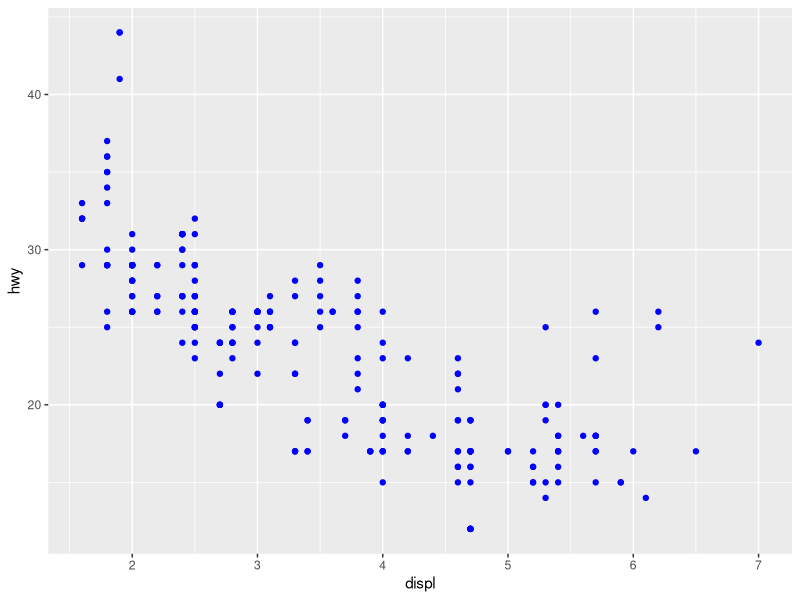
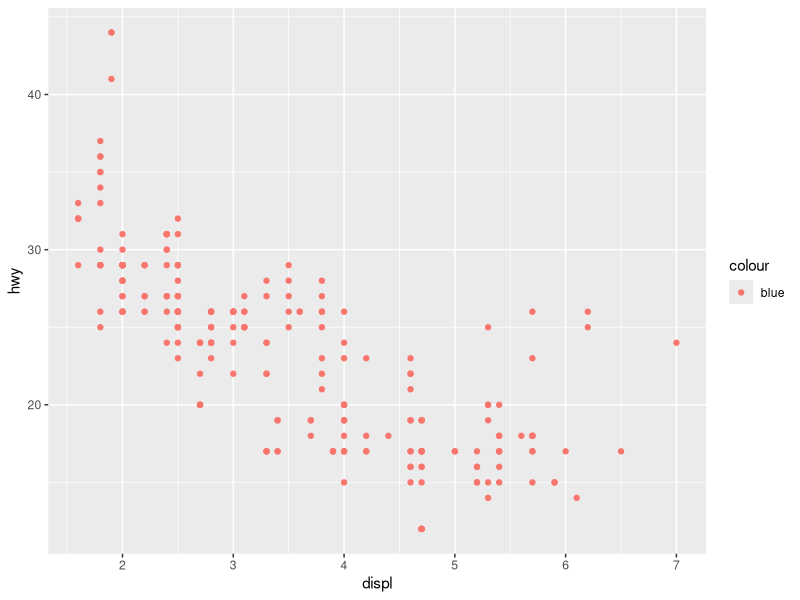

These figures' R source, in order:
library(ggplot2)

p <- ggplot(mpg, aes(displ, hwy)) + geom_point(aes(colour = "blue"))
ggplot(mpg, aes(displ, hwy)) + geom_point(colour = "blue")

print(p)